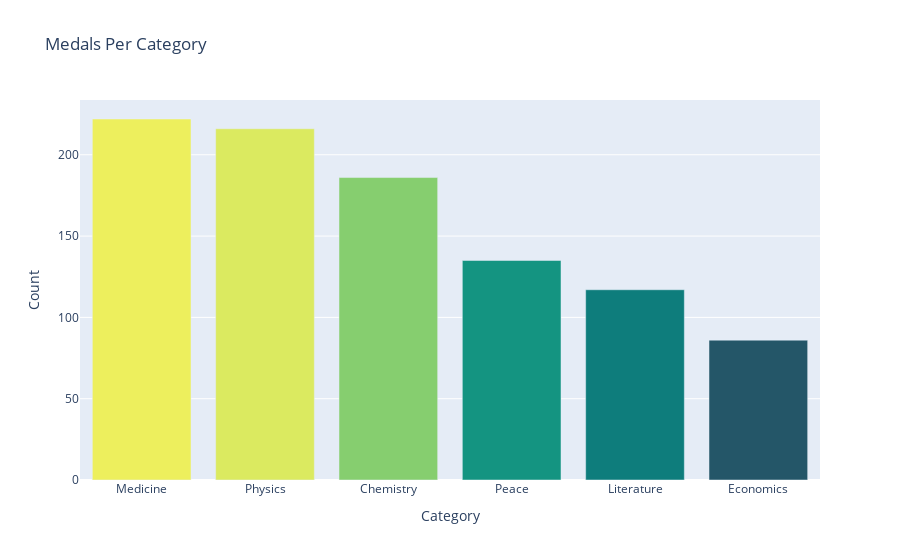

Notebook code cell kept with this figure:
### Code cell
bar = px.bar(data_frame=counts,x='Category',y='Count',color='Count',color_continuous_scale='aggrnyl',title="Medals Per Category",hover_name='Category')
bar.update_layout(coloraxis=dict(showscale=False))

### Figure 1 — Plotly figure (JSON) as saved in the notebook; plotly's stock layout.template omitted (floating-point values rounded to 4 significant figures)
{"data": [{"alignmentgroup": "True", "hovertemplate": "<b>%{hovertext}</b><br><br>Category=%{x}<br>Count=%{marker.color}<extra></extra>", "hovertext": ["Medicine", "Physics", "Chemistry", "Peace", "Literature", "Economics"], "legendgroup": "", "marker": {"color": [222, 216, 186, 135, 117, 86], "coloraxis": "coloraxis"}, "name": "", "offsetgroup": "", "orientation": "v", "showlegend": false, "textposition": "auto", "type": "bar", "x": ["Medicine", "Physics", "Chemistry", "Peace", "Literature", "Economics"], "xaxis": "x", "y": [222, 216, 186, 135, 117, 86], "yaxis": "y"}], "layout": {"autosize": true, "barmode": "relative", "coloraxis": {"colorbar": {"title": {"text": "Count"}}, "colorscale": [[0, "rgb(36, 86, 104)"], [0.1667, "rgb(15, 114, 121)"], [0.3333, "rgb(13, 143, 129)"], [0.5, "rgb(57, 171, 126)"], [0.6667, "rgb(110, 197, 116)"], [0.8333, "rgb(169, 220, 103)"], [1, "rgb(237, 239, 93)"]], "showscale": false}, "legend": {"tracegroupgap": 0}, "title": {"text": "Medals Per Category"}, "xaxis": {"anchor": "y", "autorange": true, "domain": [0, 1], "range": [-0.5, 5.5], "title": {"text": "Category"}, "type": "category"}, "yaxis": {"anchor": "x", "autorange": true, "domain": [0, 1], "range": [0, 233.7], "title": {"text": "Count"}, "type": "linear"}}}
